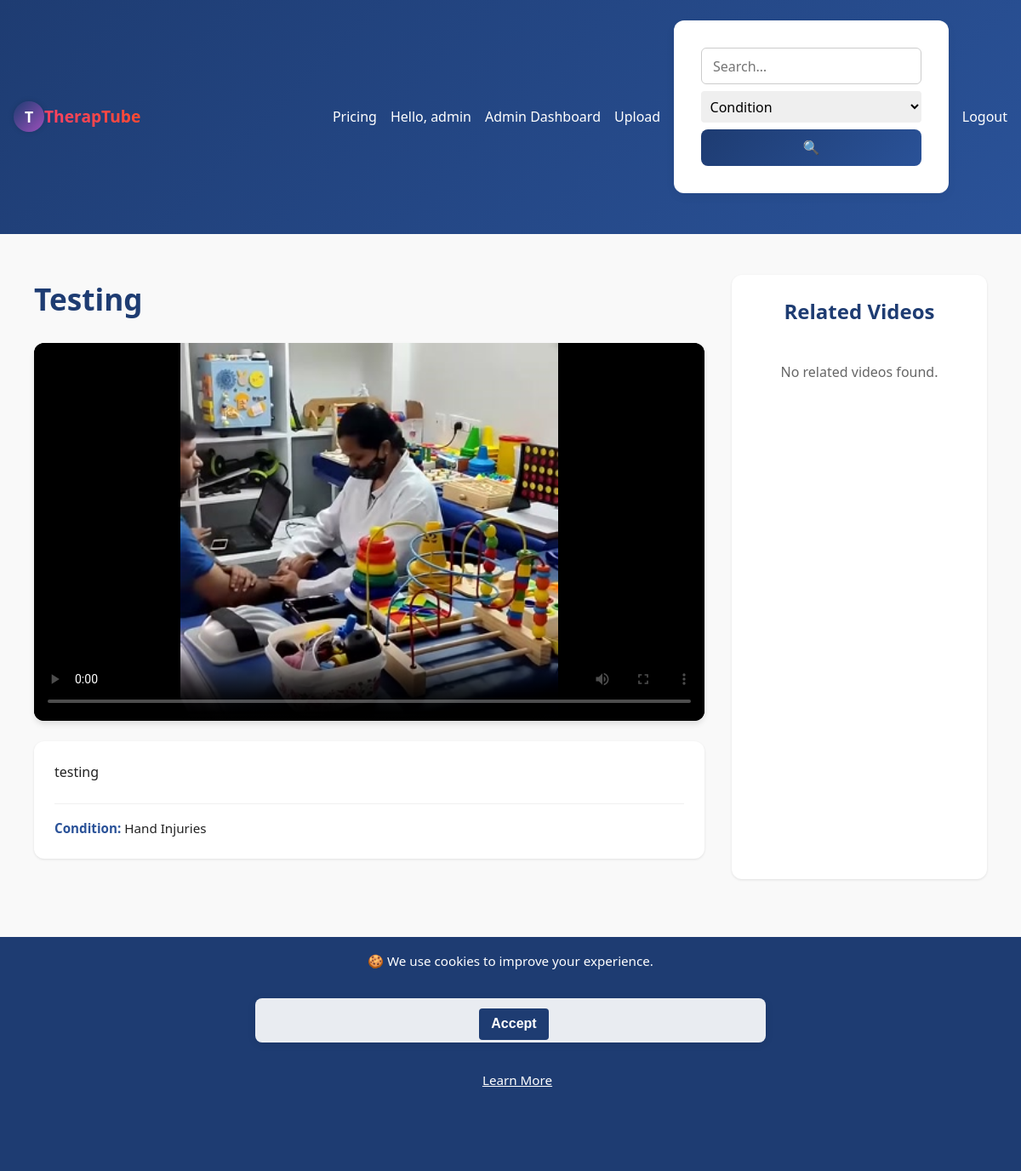
Screenshot of /media/1 (signed in) with the database file from the repository.
### app.py (models this page shows, shortened)
class User(db.Model, UserMixin):
    id = db.Column(db.Integer, primary_key=True)
    username = db.Column(db.String(80), unique=True, nullable=False)
    email    = db.Column(db.String(120), unique=True)
    invite_code_used = db.Column(db.String(36))
    password_hash = db.Column(db.String(128), nullable=False)
    role = db.Column(db.String(32), nullable=False) # 'client', 'therapist', 'admin',
    media_uploaded = db.relationship('Media', backref='uploader', lazy=True)
    watch_history = db.relationship('WatchHistory', backref='user', lazy=True)

class Media(db.Model):
    id = db.Column(db.Integer, primary_key=True)
    filename = db.Column(db.String(200), nullable=False)
    thumbnail = db.Column(db.String(200))
    title = db.Column(db.String(120), nullable=False)
    description = db.Column(db.Text, nullable=True)
    category = db.Column(db.String(80), nullable=True)
    otpf_domain = db.Column(db.String(50))
    for_name = db.Column(db.String(50))
    target_condition = db.Column(db.String(50))
    uploader_id = db.Column(db.Integer, db.ForeignKey('user.id'))
    view_count = db.Column(db.Integer, default=0)
    upload_time = db.Column(db.DateTime, default=datetime.utcnow)

### app.py (the view)
@app.route('/media/<int:media_id>')
@login_required # User must be logged in
def watch(media_id):
    m = Media.query.get_or_404(media_id)
    current_utc_year = datetime.now(timezone.utc).year
    wh = WatchHistory(user_id=current_user.id, media_id=m.id)
    db.session.add(wh)
    m.view_count = m.view_count + 1 if m.view_count else 1
    db.session.commit()
    related = Media.query.filter(Media.id != media_id)\
                            .order_by(Media.upload_time.desc())\
                            .limit(6).all()
    return render_template('watch.html', media=m, taxonomy=TAXONOMY, related=related, current_year=current_utc_year)

### app.py (called while the page is built, shortened)
@app.context_processor
def inject_global_data():
    has_sub = False
    if current_user.is_authenticated:
        has_sub = has_active_subscription(current_user)
    return {
        'app_version': APP_VERSION,  # Assuming APP_VERSION is defined globally or from config
        'utc_now': datetime.now(timezone.utc),
        'has_active_subscription': has_active_subscription, # Make the function itself available
        'current_user': current_user, # Flask-Login usually injects this, but explicit is fine
        'user_has_active_subscription': has_sub # A boolean flag for simpler checks in templates
    }

@login_manager.user_loader
def load_user(user_id):
    return User.query.get(int(user_id))

def has_active_subscription(user):
    if not user.is_authenticated:
        return False # Unauthenticated users never have an active subscription
    if user.role in ['admin', 'caregiver']:
        return True

### templates/watch.html (shortened to what this page needs)
{% extends 'base.html' %}
{% block content %}
<link rel="stylesheet" href="{{ url_for('static', filename='watch.css') }}">
<div class="watch-page-container">
    <div class="main-content-area">
        <h1 class="media-title">{{ media.title }}</h1>
        {% if current_user.is_authenticated %}
            <div class="media-player-wrapper">
                {% if media.filename.lower().endswith(('png','jpg','jpeg','gif')) %}
                    <img src="{{ url_for('static', filename='uploads/' + media.filename) }}" alt="{{ media.title }}" class="media-display-image">
                {% else %}
                    <div class="video-player-container">
                        <video
                            id="mainVideo"
                            controls
                            poster="{{ url_for('static', filename='uploads/' + media.thumbnail) }}"
                            class="responsive-video">
                            <source src="{{ url_for('stream', fname=media.filename) }}" type="video/mp4">
                        </video>
                    </div>
                {% endif %}
            </div>
        {% endif %}
        <div class="media-info-section">
            <p class="media-description" id="desc-{{ media.id }}">
                {{ media.description }}
            </p>
            <ul class="media-metadata-list">
                <li><strong>Condition:</strong> <span>{{ media.target_condition }}</span></li>
            </ul>
        </div>
    </div>
    <aside class="related-media-sidebar">
        <h3 class="sidebar-title">Related Videos</h3>
        <div class="related-media-list">
            {% for item in related %}
                <a href="{{ url_for('watch', media_id=item.id) }}" class="related-media-card">
                    <div class="related-thumbnail-wrapper">
                        <img src="{{ url_for('static', filename='uploads/' + item.thumbnail) }}" alt="{{ item.title }}">
                    </div>
                    <div class="related-content">
                        <p class="related-title">{{ item.title }}</p>
                        <small class="related-meta">{{ item.target_condition }}</small>
                    </div>
                </a>
            {% else %}
                <p class="no-related-message">No related videos found.</p>
            {% endfor %}
        </div>
    </aside>
</div>
{% endblock %}
{% extends 'base.html' %}
{% extends 'base.html' %}

### templates/base.html (shortened to what this page needs)
<!doctype html>
<html lang="en">
<head>
    <link rel="stylesheet" href="{{ url_for('static', filename='style.css') }}">
    <link rel="stylesheet" href="https://cdnjs.cloudflare.com/ajax/libs/font-awesome/6.5.0/css/all.min.css">
</head>
<body>
    <nav class="navbar">
        <div class="nav-brand">
            {% if current_user.is_authenticated %}
                {% if current_user.role == 'client' %}
                    <a href="{{ url_for('client_dashboard') }}">
                        <div class="logo-circle animate-spin">
                            <span class="logo-text">T</span>
                        </div>
                        <span class="brand-text">TherapTube</span>
                    </a>
                {% else %}
                    <a href="{{ url_for('index') }}">
                        <div class="logo-circle animate-spin">
                            <span class="logo-text">T</span>
                        </div>
                        <span class="brand-text">TherapTube</span>
                    </a>
                {% endif %}
            {% endif %}
        </div>
        <div class="nav-links">
            <a href="{{ url_for('pricing') }}">Pricing</a>
            {% if current_user.is_authenticated %}
                <span class="user-greet">Hello, {{ current_user.username }}
                </span>
                {% if current_user.role == 'client' %}
                    <a href="{{ url_for('client_dashboard') }}">Dashboard</a>
                    {% if has_active_subscription(current_user) %}
                        <a href="{{ url_for('progress') }}">My Progress</a>
                        <a href="{{ url_for('recent') }}">Recently Watched</a>
                        <form action="{{ url_for('search') }}" method="get" class="search-form">
                            <input type="text" name="q" placeholder="Search…" value="{{ request.args.get('q','') }}">
                            {#
                            <select name="condition" aria-label="Select a condition">
                                <option value="">Condition</option>
                                {% for c in taxonomy.conditions %}
                                    <option value="{{ c }}" {% if request.args.get('condition')==c %}selected{% endif %}>{{ c }}</option>
                                {% endfor %}
                            </select>
                            <select name="otpf_domain" aria-label="Select an OTPF domain">
                                <option value="">Domain</option>
                                {% for d in taxonomy.otpf_domains %}
                                    <option value="{{ d }}" {% if request.args.get('otpf_domain')==d %}selected{% endif %}>{{ d }}</option>
                                {% endfor %}
                            </select>
                            #}
                            <button type="submit" class="search-btn">🔍</button>
                        </form>
                    {% endif %}
                {% elif current_user.role == 'admin' %}
                    <a href="{{ url_for('admin_dashboard') }}">Admin Dashboard</a>
                    <a href="{{ url_for('upload') }}">Upload</a>
                    <form action="{{ url_for('search') }}" method="get" class="search-form">
                        <input type="text" name="q" placeholder="Search…" value="{{ request.args.get('q','') }}">
                        <select name="condition" aria-label="Select a condition">
                            <option value="">Condition</option>
                        </select>
                        <button type="submit" class="search-btn">🔍</button>
                    </form>
                {% endif %}
                <a href="{{ url_for('logout') }}">Logout</a>
            {% else %}
                <a href="{{ url_for('login') }}">Login</a>
                <a href="{{ url_for('register') }}">Register</a>
            {% endif %}
        </div>
    </nav>
    <div class="container">
        {% block content %}{% endblock %}
    </div>
    <footer class="footer sticky-footer">
        <div class="footer-top">
            <span>&copy; {{ current_year }} TherapTube</span>
            <span>Version {{ app_version }}</span>
            <span>Designed by Atom De Legend</span>
            <span>
                <a href="mailto:info@example.com">Contact</a> |
                <a href="{{ url_for('privacy') }}">Privacy</a> |
                <a href="{{ url_for('terms') }}">Terms</a> |
                <a href="{{ url_for('cookies') }}">Cookies</a> |
                <a href="{{ url_for('about') }}">About</a>
            </span>
        </div>
    </footer>
    {% if not request.cookies.get('cookies_accepted') %}
        <div id="cookie-banner" class="cookie-banner">
            🍪 We use cookies to improve your experience.
            <form method="post" action="{{ url_for('accept_cookies') }}" class="cookie-inline-form">
                <button type="submit">Accept</button>
            </form>
            <a href="{{ url_for('cookies') }}">Learn More</a>
        </div>
    {% endif %}
</body>

### static/style.css (style rules this page uses)
:root { --color-primary: #1e3c72; --color-primary-light: #2a5298; --color-accent: #9d50bb; --color-accent-dark: #6e48aa; --color-bg: #f9f9f9; --color-text: #222; --color-white: #fff; --gradient-primary: linear-gradient(135deg, var(--color-primary), var(--color-primary-light)); --gradient-accent: linear-gradient(135deg, var(--color-accent), var(--color-accent-dark)); }
* { margin: 0; padding: 0; box-sizing: border-box; }
body { font-family: 'Segoe UI', sans-serif; background: var(--color-bg); color: var(--color-text); line-height: 1.6; }
a { text-decoration: none; color: var(--color-primary); transition: 0.3s ease; }
.container { max-width: 1200px; margin: auto; padding: 1rem; }
.navbar { background: var(--gradient-primary); padding: 1rem; display: flex; flex-wrap: wrap; align-items: center; justify-content: space-between; position: sticky; top: 0; z-index: 1000; }
.nav-brand { display: flex; align-items: center; gap: 0.5rem; }
.nav-brand a { display: flex; align-items: center; text-decoration: none; color: var(--color-primary); font-size: 1.4rem; font-weight: bold; }
.logo-circle { width: 36px; height: 36px; background: linear-gradient(135deg, var(--color-primary), var(--color-accent)); border-radius: 50%; display: flex; justify-content: center; align-items: center; box-shadow: 0 0 6px rgba(0,0,0,0.15); }
.logo-text { color: #fff; font-weight: bold; font-size: 1.1rem; font-family: 'Segoe UI', sans-serif; }
.animate-spin { animation: slowSpin 6s linear infinite; }
.brand-text { font-weight: bold; font-size: 1.2rem; background: linear-gradient(45deg, #ff416c, #ff4b2b); -webkit-background-clip: text; background-clip: text; -webkit-text-fill-color: transparent; font-family: 'Segoe UI', sans-serif; }
.nav-links { display: flex; flex-wrap: wrap; gap: 1rem; align-items: center; }
.nav-links a, .user-greet { color: var(--color-white); font-weight: 500; }
.search-form { display: flex; flex-wrap: wrap; gap: 0.5rem; margin-top: 0.5rem; }
.search-form input, .search-form select { padding: 0.4rem; border-radius: 4px; border: none; outline: none; }
.search-form input { flex: 1; min-width: 150px; }
.footer { background: var(--gradient-accent); color: var(--color-white); text-align: center; padding: 1rem 0; margin-top: 2rem; }
.footer-top span { display: block; margin: 0.3rem 0; }
.footer-top a { color: var(--color-white); font-weight: 500; }
.container { padding-bottom: 120px; }
form { background: var(--color-white); max-width: 600px; margin: 2rem auto; padding: 2rem; border-radius: 12px; box-shadow: 0 4px 12px rgba(0,0,0,0.05); display: flex; flex-direction: column; gap: 1.25rem; }
input[type="text"], textarea, select, input[type="file"] { padding: 0.6rem 0.8rem; border: 1px solid #ccc; border-radius: 6px; font-size: 1rem; font-family: inherit; width: 100%; }
button[type="submit"] { background: var(--gradient-primary); color: var(--color-white); padding: 0.75rem 1.5rem; border: none; border-radius: 8px; font-weight: bold; font-size: 1rem; cursor: pointer; transition: background 0.3s ease; }
.responsive-video { width: 100%; height: auto; max-height: 65vh; border-radius: 10px; background: #000; }
.cookie-banner { position: fixed; bottom: 0; left: 0; width: 100%; height: 20%; background: var(--color-primary); color: #fff; padding: 1rem; text-align: center; z-index: 9999; font-size: 0.95rem; }
.cookie-banner button { margin-left: 0.5rem; margin-top: 0.5rem; background: #fff; color: var(--color-primary); border: none; padding: 0.4rem 0.8rem; border-radius: 4px; cursor: pointer; }
.cookie-banner a { color: #fff; margin-left: 1rem; text-decoration: underline; }
.cookie-inline-form { display: flex; align-items: center; justify-content: center; padding: 0.2rem; background: rgba(255, 255, 255, 0.9); border-radius: 8px; box-shadow: 0 2px 10px rgba(0, 0, 0, 0.1); }
.cookie-inline-form button { background: var(--color-primary); color: #fff; margin-top: 0.5rem; border: none; padding: 0.6rem 0.9rem; border-radius: 4px; cursor: pointer; }

### rows the page displays
User: username "admin"
Media: title "Testing", description "testing", target_condition "Hand Injuries"
